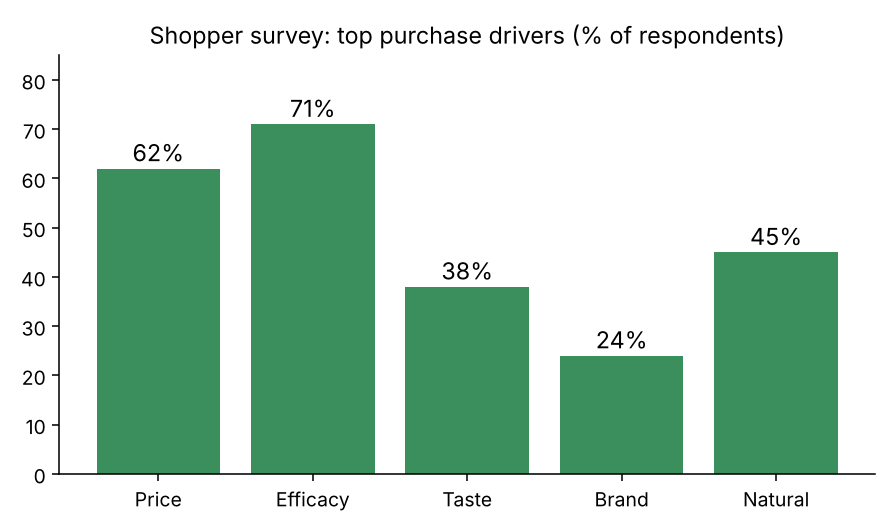
#> input picture sample-data/consumer-health/survey_purchase_drivers.png, 896 x 532 px
$ python -i image.py   (imports and definitions only)
#> lines starting #> are read from the running program, lines starting #| are printed output that depends on the picture; after the words box and inside, x2 and y2 are one past the last pixel; in counts of white or black regions, pixels touching at a corner belong together
#> further down, picture is the input picture: PIL image 896x532 RGBA; mean R, G, B, A 190.4, 216.3, 200.7, 255
"""Image handling: OCR (Tesseract, free/open-source) and approximate chart reading.

Everything extracted from pixels is marked ``approximate`` — it is visually
interpreted, not exact.
"""
from __future__ import annotations

import io
import re
import shutil

import numpy as np
import pandas as pd
from PIL import Image, ImageOps

from .base import ExtractedChunk, ExtractedTable, ExtractionResult, ParserError

_NUM_RE = re.compile(r"^[\(\-−]?[$£€₹¥]?\d{1,3}(?:[,]\d{3})*(?:\.\d+)?[kKmMbB%]?\)?$|^[\(\-−]?[$£€₹¥]?\d+(?:\.\d+)?[kKmMbB%]?\)?$")


def tesseract_available() -> bool:
    try:
        import pytesseract  # noqa: F401
    except ImportError:
        return False
    return shutil.which("tesseract") is not None


# [65 lines left out: functions load_image, ocr_words, ocr_text, parse_number, not called in this run]


def read_bar_chart(img: Image.Image) -> dict | None:
    """Try to read a simple vertical bar chart.

    Returns {"labels", "values", "method", "note"} or None. Values are approximate:
    read from data labels when present, otherwise from the y-axis scale, otherwise
    relative bar heights (largest bar = 100).
    """
    try:
        import cv2
    except ImportError:  # pragma: no cover
        return None
    arr = np.asarray(img.convert("RGB"))
    h, w = arr.shape[:2]
#> h = 532; w = 896
    if h < 80 or w < 80:
        return None
    hsv = cv2.cvtColor(arr, cv2.COLOR_RGB2HSV)
#> hsv: shape (532, 896, 3); mean H, S, V 22.1, 46.6, 216.3
    gray = cv2.cvtColor(arr, cv2.COLOR_RGB2GRAY)
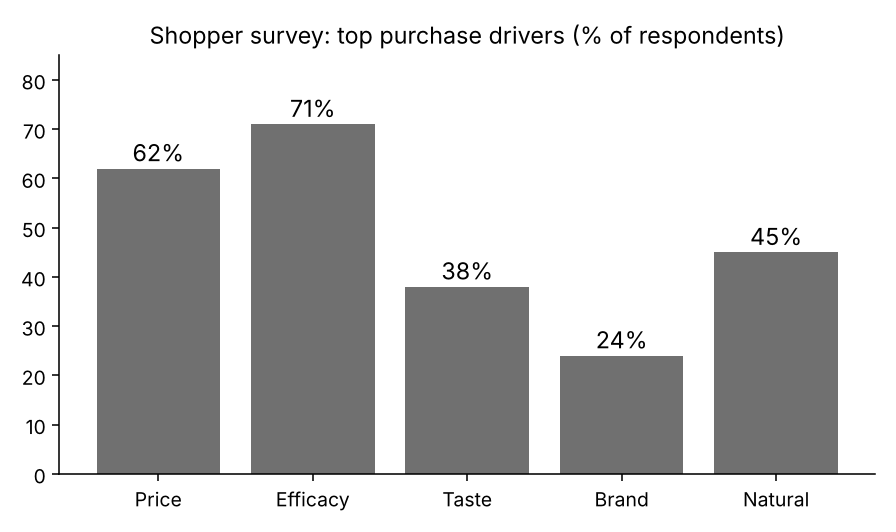
#> gray: shape (532, 896); min 0, max 255, mean 206.9
    # bars: saturated colour or clearly darker than a light background, but not thin text
    mask = ((hsv[:, :, 1] > 60) & (hsv[:, :, 2] > 40)) | (gray < 110)
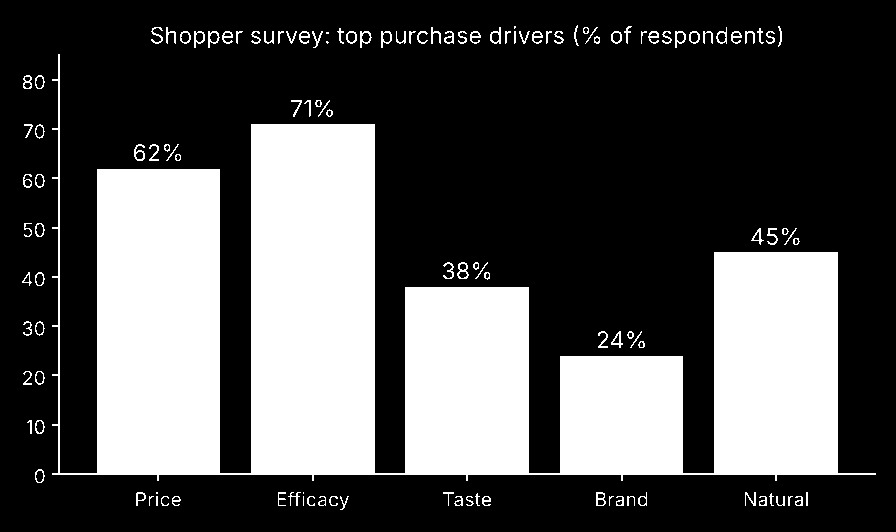
#> mask: shape (532, 896) bool; 32.3% white; 126 white regions (8 under 20 px), largest, box (x1, y1, x2, y2) and area: (52, 54, 876, 481) 148169, (457, 262, 469, 279) 89, (134, 144, 145, 161) 86
    mask = mask.astype(np.uint8) * 255
    mask = cv2.morphologyEx(mask, cv2.MORPH_OPEN, np.ones((3, 3), np.uint8))
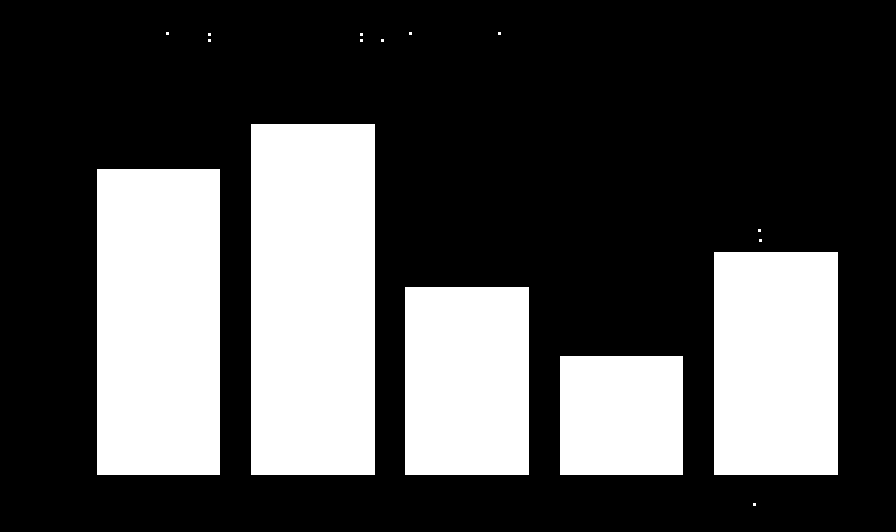
#> mask: shape (532, 896); 30.8% white; 16 white regions (11 under 20 px)
    contours, _ = cv2.findContours(mask, cv2.RETR_EXTERNAL, cv2.CHAIN_APPROX_SIMPLE)
#> contours = 16 contours, 11 with area under 20; largest, box (x1, y1, x2, y2) and area: (251, 124, 375, 475) 43050, (97, 169, 220, 475) 37210, (714, 252, 838, 475) 27306, (405, 287, 529, 475) 23001, (560, 356, 683, 475) 14396
    rects = []
    for cnt in contours:
        x, y, bw, bh = cv2.boundingRect(cnt)
        area = cv2.contourArea(cnt)
        if bw < max(6, w * 0.015) or bh < max(6, h * 0.03):
            continue
        if area < 0.8 * bw * bh:  # bars are solid rectangles
            continue
        if bw > w * 0.4 or bh > h * 0.95:
            continue
        rects.append((x, y, bw, bh))
#> this loop made 16 passes
#> (cnt, x, y, bw, bh, area) on passes 2, 3, 4, 7, 8: ([[560, 356], [560, 474], [682, 474], [682, 356]], 560, 356, 123, 119, 14396), ([[405, 287], [405, 474], [528, 474], [528, 287]], 405, 287, 124, 188, 23001), ([[714, 252], [714, 474], [837, 474], [837, 252]], 714, 252, 124, 223, 27306), ([[97, 169], [97, 474], [219, 474], [219, 169]], 97, 169, 123, 306, 37210), ([[251, 124], [251, 474], [374, 474], [374, 124]], 251, 124, 124, 351, 43050)
#> after the loop, rects = [(560, 356, 123, 119), (405, 287, 124, 188), (714, 252, 124, 223), (97, 169, 123, 306), (251, 124, 124, 351)]
    if len(rects) < 2:
        return None
    # bars in a vertical bar chart share a baseline
    bottoms = np.array([y + bh for x, y, bw, bh in rects])
#> bottoms = [475, 475, 475, 475, 475]
    base = np.median(bottoms)
#> base = 475
    tol = max(4, h * 0.02)
#> tol = 10.64
    bars = sorted([r for r in rects if abs(r[1] + r[3] - base) <= tol], key=lambda r: r[0])
#> bars = [(97, 169, 123, 306), (251, 124, 124, 351), (405, 287, 124, 188), (560, 356, 123, 119), (714, 252, 124, 223)]
    if len(bars) < 2:
        return None
    widths = np.array([b[2] for b in bars])
#> widths = [123, 124, 124, 123, 124]
    if widths.max() > 2.5 * widths.min():
        return None

    words = ocr_words(img) if tesseract_available() else []
#> words = []
    labels, values, methods = [], [], []
    numeric = [wd for wd in words if _NUM_RE.match(wd["text"]) and parse_number(wd["text"]) is not None]
#> numeric = []

    # y-axis calibration from tick labels left of the first bar
    left_edge = bars[0][0]
#> left_edge = 97
    ticks = [wd for wd in numeric if wd["x"] + wd["w"] <= left_edge + 2]
#> ticks = []
    calib = None
    if len(ticks) >= 2:
        ys = np.array([t["y"] + t["h"] / 2 for t in ticks])
        vs = np.array([parse_number(t["text"]) for t in ticks])
        if np.ptp(ys) > 10 and np.ptp(vs) > 0:
            slope, intercept = np.polyfit(ys, vs, 1)
            if slope < 0:  # values increase upwards
                calib = (slope, intercept)

    centers = [x + bw / 2 for x, y, bw, bh in bars]
#> centers = [158.5, 313, 467, 621.5, 776]
    spacing = float(np.median(np.diff(centers))) if len(centers) > 1 else w
#> spacing = 154.5
    label_words: dict[int, list] = {i: [] for i in range(len(bars))}
#> label_words = {0: [], 1: [], 2: [], 3: [], 4: []}
    for wd in words:
        if not (base - 2 <= wd["y"] < base + h * 0.2):
            continue
        wc = wd["x"] + wd["w"] / 2
        nearest = int(np.argmin([abs(wc - c) for c in centers]))
        if abs(wc - centers[nearest]) <= spacing * 0.6:
            label_words[nearest].append(wd)
#> this loop made 0 passes
    for bi, (x, y, bw, bh) in enumerate(bars):
        cx = x + bw / 2
        below = label_words[bi]
        label = " ".join(wd["text"] for wd in sorted(below, key=lambda d: (round(d["y"] / 8), d["x"]))
                         if not _NUM_RE.match(wd["text"])) or f"Bar {len(labels) + 1}"
        above = [wd for wd in numeric if abs(wd["x"] + wd["w"] / 2 - cx) <= bw * 0.75 and y - h * 0.12 <= wd["y"] + wd["h"] <= y + 4]
        if above:
            v = parse_number(sorted(above, key=lambda d: -(d["y"]))[0]["text"])
            values.append(v)
            methods.append("data label")
        elif calib:
            values.append(round(float(calib[0] * y + calib[1]), 2))
            methods.append("axis scale")
        else:
            values.append(None)
            methods.append("relative")
        labels.append(label)
#> this loop made 5 passes
#> (x, y, bw, bh, cx) on passes 1 to 5: (97, 169, 123, 306, 158.5), (251, 124, 124, 351, 313), (405, 287, 124, 188, 467), (560, 356, 123, 119, 621.5), (714, 252, 124, 223, 776)
#> after the loop, labels = ['Bar 1', 'Bar 2', 'Bar 3', 'Bar 4', 'Bar 5']; methods = ['relative', 'relative', 'relative', 'relative', 'relative']; values = 5 items
    if all(m == "relative" for m in methods):
        tallest = max(b[3] for b in bars)
#> tallest = 351
        values = [round(100 * b[3] / tallest, 1) for b in bars]
#> values = [87.2, 100, 53.6, 33.9, 63.5]
        method = "relative bar height (tallest bar = 100)"
    else:
        method = ", ".join(sorted(set(methods)))
        values = [v if v is not None else None for v in values]
    return {"labels": labels, "values": values, "method": method,
            "note": "Approximate / visually interpreted from a chart image"}


# [41 lines left out: functions analyse_image, parse_image, not called in this run]

>>> from PIL import Image
>>> picture = Image.open('../../../sample-data/consumer-health/survey_purchase_drivers.png')
>>> result = read_bar_chart(picture)
#> result = 4 items
